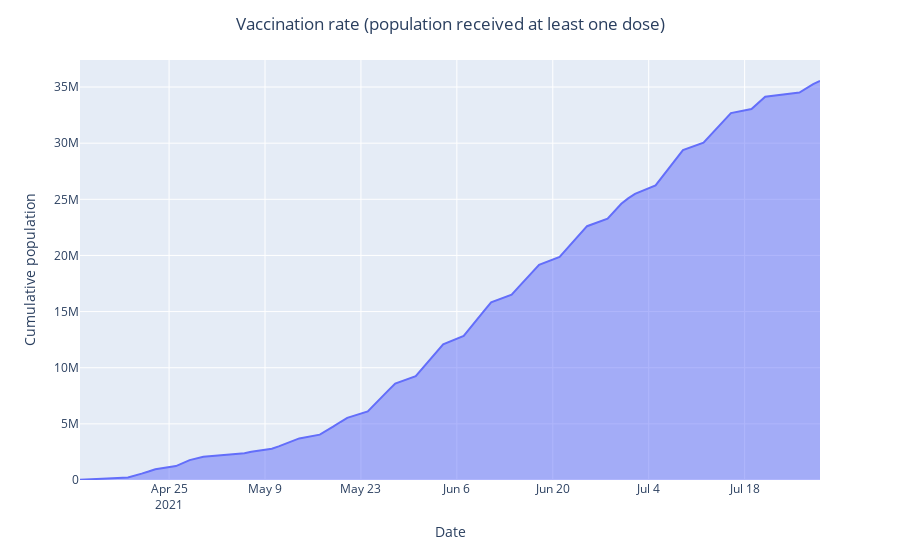

Notebook code cell kept with this figure:
### Code cell
# combine the healthcare workers and general public data, calculate cumulative sum of the vaccinated (at least one dose)

df_by_date_copy = pd.merge(df_healthcare_by_date_copy, df_general_by_date_copy, on='Date')
df_by_date_copy = df_by_date_copy.sort_values(by='Date',ascending=True)
df_by_date_copy['first_dose_sum_by_date'] = df_by_date_copy['First dose(healthcare)'] + df_by_date_copy['First dose(general)']
df_by_date_copy['first_dose_cum_sum'] = df_by_date_copy['first_dose_sum_by_date'].cumsum()
fig = px.area(df_by_date_copy, x='Date', y='first_dose_cum_sum')
fig.update_layout(title_text='Vaccination rate (population received at least one dose)', title_x=0.5)
fig.update_layout(
    yaxis_title='Cumulative population'  
)
fig.show()

### Figure 1 — Plotly figure (JSON) as saved in the notebook; plotly's stock layout.template omitted (floating-point values rounded to 4 significant figures)
{"data": [{"fillpattern": {"shape": ""}, "hovertemplate": "Date=%{x}<br>first_dose_cum_sum=%{y}<extra></extra>", "legendgroup": "", "line": {"color": "#636efa"}, "marker": {"symbol": "circle"}, "mode": "lines", "name": "", "orientation": "v", "showlegend": false, "stackgroup": "1", "type": "scatter", "x": ["2021-04-12T00:00:00", "2021-04-13T00:00:00", "2021-04-14T00:00:00", "2021-04-15T00:00:00", "2021-04-16T00:00:00", "2021-04-19T00:00:00", "2021-04-20T00:00:00", "2021-04-21T00:00:00", "2021-04-22T00:00:00", "2021-04-23T00:00:00", "2021-04-26T00:00:00", "2021-04-27T00:00:00", "2021-04-28T00:00:00", "2021-04-30T00:00:00", "2021-05-06T00:00:00", "2021-05-07T00:00:00", "2021-05-10T00:00:00", "2021-05-11T00:00:00", "2021-05-12T00:00:00", "2021-05-13T00:00:00", "2021-05-14T00:00:00", "2021-05-17T00:00:00", "2021-05-18T00:00:00", "2021-05-19T00:00:00", "2021-05-20T00:00:00", "2021-05-21T00:00:00", "2021-05-24T00:00:00", "2021-05-25T00:00:00", "2021-05-26T00:00:00", "2021-05-27T00:00:00", "2021-05-28T00:00:00", "2021-05-31T00:00:00", "2021-06-01T00:00:00", "2021-06-02T00:00:00", "2021-06-03T00:00:00", "2021-06-04T00:00:00", "2021-06-07T00:00:00", "2021-06-08T00:00:00", "2021-06-09T00:00:00", "2021-06-10T00:00:00", "2021-06-11T00:00:00", "2021-06-14T00:00:00", "2021-06-15T00:00:00", "2021-06-16T00:00:00", "2021-06-17T00:00:00", "2021-06-18T00:00:00", "2021-06-21T00:00:00", "2021-06-22T00:00:00", "2021-06-23T00:00:00", "2021-06-24T00:00:00", "2021-06-25T00:00:00", "2021-06-28T00:00:00", "2021-06-29T00:00:00", "2021-06-30T00:00:00", "2021-07-01T00:00:00", "2021-07-02T00:00:00", "2021-07-05T00:00:00", "2021-07-06T00:00:00", "2021-07-07T00:00:00", "2021-07-08T00:00:00", "2021-07-09T00:00:00", "2021-07-12T00:00:00", "2021-07-13T00:00:00", "2021-07-14T00:00:00", "2021-07-15T00:00:00", "2021-07-16T00:00:00", "2021-07-19T00:00:00", "2021-07-20T00:00:00", "2021-07-21T00:00:00", "2021-07-26T00:00:00", "2021-07-27T00:00:00", "2021-07-28T00:00:00", "2021-07-29T00:00:00"], "xaxis": "x", "y": [31494, 49526, 63995, 89225, 129643, 227879, 377412, 564370, 751823, 955704, 1238938, 1491418, 1773501, 2068789, 2381765, 2522675, 2778000, 2992079, 3229567, 3474485, 3703978, 4042757, 4382823, 4769999, 5163150, 5533680, 6107347, 6700156, 7354879, 7981581, 8587541, 9245188, 9942920, 10665621, 11379817, 12081608, 12837518, 13613929, 14369436, 15095740, 15829515, 16505712, 17178975, 17837354, 18510581, 19159998, 19861552, 20555677, 21255910, 21934871, 22604384, 23269343, 23932938, 24606746, 25080513, 25483375, 26239280, 27017879, 27818156, 28607198, 29380418, 30044896, 30720289, 31377554, 32022440, 32676666, 33037687, 33619348, 34131948, 34505666, 34896104, 35256146, 35537903], "yaxis": "y"}], "layout": {"autosize": true, "legend": {"tracegroupgap": 0}, "margin": {"t": 60}, "title": {"text": "Vaccination rate (population received at least one dose)", "x": 0.5}, "xaxis": {"anchor": "y", "autorange": true, "domain": [0, 1], "range": ["2021-04-12", "2021-07-29"], "title": {"text": "Date"}, "type": "date"}, "yaxis": {"anchor": "x", "autorange": true, "domain": [0, 1], "range": [0, 37410000.0], "title": {"text": "Cumulative population"}, "type": "linear"}}}
